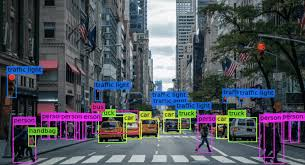
#> input picture img.jfif, 305 x 165 px
$ jupyter execute 'Lab 1.ipynb'
#> lines starting #> are read from the running program, lines starting #| are printed output that depends on the picture
[cell 1]
import cv2
import numpy as np

# Lire l'image
image_path = '../img.jfif'

image = cv2.imread(image_path)
#> image is the input picture: shape (165, 305, 3); mean B, G, R 92, 83.4, 80.1

# Vérifier si l'image est null
if image is None:
    print("Error : the image can't be loaded, check the path")
    exit(0)
else:
    h,w,c= image.shape
#> h = 165; w = 305; c = 3
    imgRes= np.zeros(image.shape,np.float32)
    #imgRes= np.zeros_like(image)

    '''for y in range(h):
        for x in range(w):
            imgRes[y,x,:] = 255 - image[y,x,:]'''


    imgRes[:,:,:] = 255 - image[:,:,:]   #copying the values
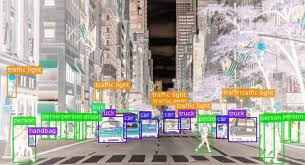
#> imgRes: shape (165, 305, 3) float32; mean B, G, R 163, 171.6, 174.9

    #imgRes = 255 - image * 256 #creating a new image

    imgRes = imgRes / 255.

    #image / 1024 * 1000000 for this type of operations we use float

    # Afficher l'image
    cv2.imshow("Image", image)

    cv2.imshow("ImageRes", imgRes)

    cv2.waitKey(0)

    cv2.destroyAllWindows()
